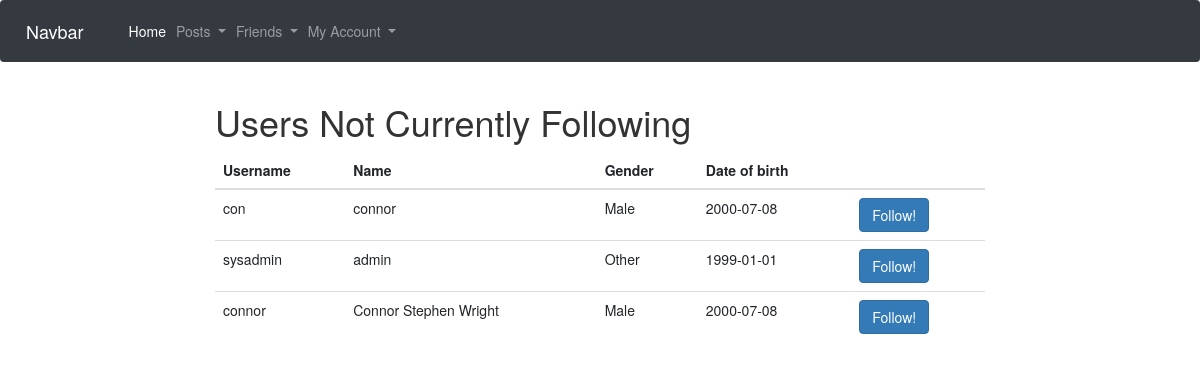
/findfollowers (signed in), run on the app's committed database.
### app/models.py (models this page shows, shortened)
class User(UserMixin, db.Model):
    id = db.Column(db.Integer, primary_key=True)
    name = db.Column(db.String(120))
    username = db.Column(db.String(64), index=True, unique=True)
    password = db.Column(db.String(128))
    dob = db.Column(db.Date)
    gender = db.Column(db.String(20))
    posts = db.relationship('Post', backref='author', lazy='dynamic')
    friends = db.relationship('User',
                            secondary=friendship,
                            primaryjoin=id==friendship.c.user_id,
                            secondaryjoin=id==friendship.c.friend_id)

### app/views.py (the view)
@app.route('/findfollowers', methods=['GET', 'POST'])
@login_required
def findUsersToFollower():
    following = current_user.friends
    notFollowing = []
    current=0
    for user in User.query.all():
        for friends in current_user.friends:
            if user.id == friends.id:
                current=1
        if current==0:
            notFollowing.append(user)
        current=0
    return render_template('findusers.html', title="Find Users", users=notFollowing)

### app/models.py (called while the page is built)
@login.user_loader
def load_user(id):
    return User.query.get(int(id))

### app/templates/findusers.html
{% extends "base.html" %}
{% block content %}
<h1>Users Not Currently Following</h1>
<table class="table">
    <thead>
      <tr>
        <th>Username</th>
        <th>Name</th>
        <th>Gender</th>
        <th>Date of birth</th>
        <th></th>
      </tr>
    </thead>
    <tbody>
    {% for user in users %}
    <tr>
      <td>{{user.username}}</td>
      <td>{{user.name}}</td>
      <td>{{user.gender}}</td>
      <td>{{user.dob}}</td>
      <td><a href="/follow/{{user.id}}"><button type="button" class="btn btn-primary">Follow!</button></a></td>
    </tr>
    {% endfor %}
  </tbody>
</table>
{% endblock %}

### data on the page
User: username "con", name "connor", gender "Male", dob "2000-07-08"
User: username "sysadmin", name "admin", gender "Other", dob "1999-01-01"
User: username "connor", name "Connor Stephen Wright", gender "Male", dob "2000-07-08"
